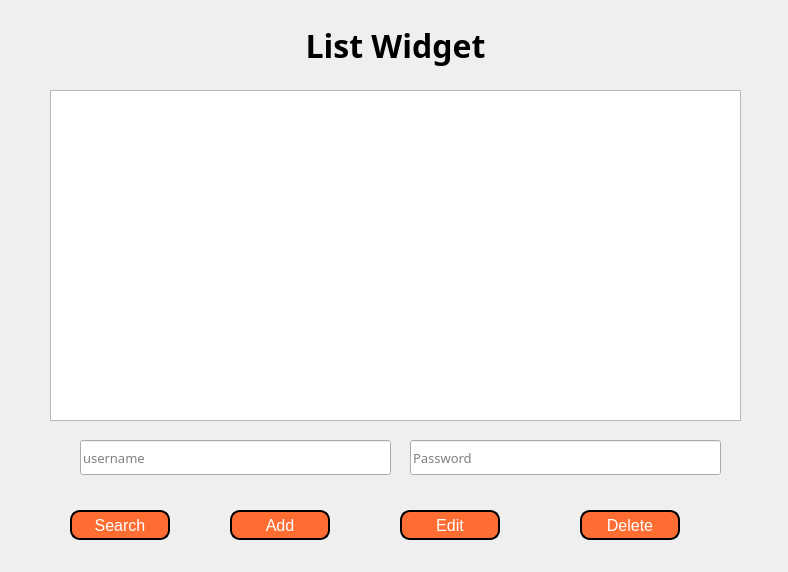
<?xml version="1.0" encoding="UTF-8"?>
<ui version="4.0">
 <class>MainWindow</class>
 <widget class="QMainWindow" name="MainWindow">
  <property name="geometry">
   <rect>
    <x>0</x>
    <y>0</y>
    <width>788</width>
    <height>572</height>
   </rect>
  </property>
  <property name="windowTitle">
   <string>MainWindow</string>
  </property>
  <widget class="QWidget" name="centralwidget">
   <widget class="QWidget" name="centralwidget_2" native="true">
    <property name="geometry">
     <rect>
      <x>0</x>
      <y>0</y>
      <width>791</width>
      <height>560</height>
     </rect>
    </property>
    <widget class="QLabel" name="label">
     <property name="geometry">
      <rect>
       <x>240</x>
       <y>20</y>
       <width>311</width>
       <height>51</height>
      </rect>
     </property>
     <property name="font">
      <font>
       <family>Nunito Sans Normal ExtraBold</family>
       <pointsize>24</pointsize>
       <weight>75</weight>
       <bold>true</bold>
      </font>
     </property>
     <property name="text">
      <string>List Widget</string>
     </property>
     <property name="alignment">
      <set>Qt::AlignCenter</set>
     </property>
    </widget>
    <widget class="QListWidget" name="listWidget">
     <property name="geometry">
      <rect>
       <x>50</x>
       <y>90</y>
       <width>691</width>
       <height>331</height>
      </rect>
     </property>
     <property name="font">
      <font>
       <pointsize>15</pointsize>
      </font>
     </property>
    </widget>
    <widget class="QLineEdit" name="lineEdit_username">
     <property name="geometry">
      <rect>
       <x>80</x>
       <y>440</y>
       <width>311</width>
       <height>35</height>
      </rect>
     </property>
     <property name="font">
      <font>
       <family>Nunito Sans Normal</family>
       <pointsize>10</pointsize>
      </font>
     </property>
     <property name="placeholderText">
      <string>username</string>
     </property>
    </widget>
    <widget class="QPushButton" name="btn_search">
     <property name="geometry">
      <rect>
       <x>70</x>
       <y>510</y>
       <width>100</width>
       <height>30</height>
      </rect>
     </property>
     <property name="font">
      <font>
       <pointsize>12</pointsize>
      </font>
     </property>
     <property name="styleSheet">
      <string notr="true">QPushButton{
	background-color: rgb(255, 109, 51);
	border: 2px solid black;
	border-radius: 10px;
	color: white;
}

QPushButton:hover{
	background-color: rgb(203, 93, 2);
	border: 2px solid black;
	border-radius: 10px;
	color: white;
}</string>
     </property>
     <property name="text">
      <string>Search</string>
     </property>
    </widget>
    <widget class="QPushButton" name="btn_edit">
     <property name="geometry">
      <rect>
       <x>400</x>
       <y>510</y>
       <width>100</width>
       <height>30</height>
      </rect>
     </property>
     <property name="font">
      <font>
       <pointsize>12</pointsize>
      </font>
     </property>
     <property name="styleSheet">
      <string notr="true">QPushButton{
	background-color: rgb(255, 109, 51);
	border: 2px solid black;
	border-radius: 10px;
	color: white;
}

QPushButton:hover{
	background-color: rgb(203, 93, 2);
	border: 2px solid black;
	border-radius: 10px;
	color: white;
}</string>
     </property>
     <property name="text">
      <string>Edit</string>
     </property>
    </widget>
    <widget class="QPushButton" name="btn_add">
     <property name="geometry">
      <rect>
       <x>230</x>
       <y>510</y>
       <width>100</width>
       <height>30</height>
      </rect>
     </property>
     <property name="font">
      <font>
       <pointsize>12</pointsize>
      </font>
     </property>
     <property name="styleSheet">
      <string notr="true">QPushButton{
	background-color: rgb(255, 109, 51);
	border: 2px solid black;
	border-radius: 10px;
	color: white;
}

QPushButton:hover{
	background-color: rgb(203, 93, 2);
	border: 2px solid black;
	border-radius: 10px;
	color: white;
}</string>
     </property>
     <property name="text">
      <string>Add</string>
     </property>
    </widget>
    <widget class="QPushButton" name="btn_delete">
     <property name="geometry">
      <rect>
       <x>580</x>
       <y>510</y>
       <width>100</width>
       <height>30</height>
      </rect>
     </property>
     <property name="font">
      <font>
       <pointsize>12</pointsize>
      </font>
     </property>
     <property name="styleSheet">
      <string notr="true">QPushButton{
	background-color: rgb(255, 109, 51);
	border: 2px solid black;
	border-radius: 10px;
	color: white;
}

QPushButton:hover{
	background-color: rgb(203, 93, 2);
	border: 2px solid black;
	border-radius: 10px;
	color: white;
}</string>
     </property>
     <property name="text">
      <string>Delete</string>
     </property>
    </widget>
    <widget class="QLineEdit" name="lineEdit_password">
     <property name="geometry">
      <rect>
       <x>410</x>
       <y>440</y>
       <width>311</width>
       <height>35</height>
      </rect>
     </property>
     <property name="font">
      <font>
       <family>Nunito Sans Normal</family>
       <pointsize>10</pointsize>
      </font>
     </property>
     <property name="placeholderText">
      <string>Password</string>
     </property>
    </widget>
   </widget>
  </widget>
 </widget>
 <resources/>
 <connections/>
</ui>
